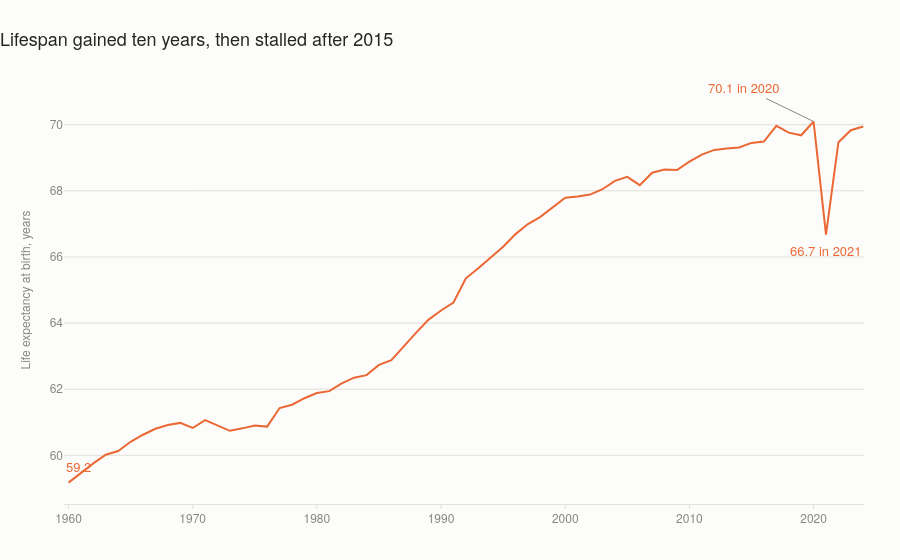

Write notebook code for a chart like this one.
### Markdown cell above
## 3. Lifespan

### Code cell
le = df["life_expectancy"].dropna()

fig = go.Figure()
fig.add_trace(go.Scatter(
    x=le.index, y=le.values, mode="lines", line=dict(color=ORANGE, width=2),
    hovertemplate="%{x}: %{y:.1f} years<extra></extra>"))

fig.add_annotation(x=2020, y=le[2020], text="70.1 in 2020", showarrow=True,
                   arrowhead=0, arrowwidth=1, arrowcolor=MUTED,
                   ax=-70, ay=-34, font=dict(color=ORANGE, size=13))
fig.add_annotation(x=2021, y=le[2021], text="66.7 in 2021", showarrow=False,
                   yshift=-16, font=dict(color=ORANGE, size=13))
fig.add_annotation(x=1960, y=le[1960], text="59.2", showarrow=False,
                   yshift=16, xshift=10, font=dict(color=ORANGE, size=13))

fig.update_layout(
    title="Lifespan gained ten years, then stalled after 2015",
    yaxis_title="Life expectancy at birth, years", xaxis_title=None)
save(fig, "03-life-expectancy")
fig.show()

### Figure 1 — Plotly figure (JSON) as saved in the notebook; plotly's stock layout.template omitted (floating-point values rounded to 4 significant figures)
{"data": [{"hovertemplate": "%{x}: %{y:.1f} years<extra></extra>", "line": {"color": "#eb6834", "width": 2}, "mode": "lines", "type": "scatter", "x": [1960, 1961, 1962, 1963, 1964, 1965, 1966, 1967, 1968, 1969, 1970, 1971, 1972, 1973, 1974, 1975, 1976, 1977, 1978, 1979, 1980, 1981, 1982, 1983, 1984, 1985, 1986, 1987, 1988, 1989, 1990, 1991, 1992, 1993, 1994, 1995, 1996, 1997, 1998, 1999, 2000, 2001, 2002, 2003, 2004, 2005, 2006, 2007, 2008, 2009, 2010, 2011, 2012, 2013, 2014, 2015, 2016, 2017, 2018, 2019, 2020, 2021, 2022, 2023, 2024], "y": [59.17, 59.47, 59.76, 60.02, 60.13, 60.41, 60.62, 60.8, 60.92, 60.98, 60.83, 61.06, 60.91, 60.74, 60.82, 60.9, 60.87, 61.43, 61.53, 61.73, 61.88, 61.94, 62.17, 62.35, 62.43, 62.73, 62.88, 63.3, 63.71, 64.11, 64.38, 64.62, 65.35, 65.66, 66.0, 66.31, 66.69, 66.99, 67.21, 67.5, 67.79, 67.83, 67.89, 68.05, 68.3, 68.42, 68.17, 68.55, 68.64, 68.63, 68.88, 69.1, 69.24, 69.28, 69.31, 69.45, 69.49, 69.97, 69.76, 69.68, 70.1, 66.67, 69.47, 69.83, 69.95]}], "layout": {"annotations": [{"arrowcolor": "#898781", "arrowhead": 0, "arrowwidth": 1, "ax": -70, "ay": -34, "font": {"color": "#eb6834", "size": 13}, "showarrow": true, "text": "70.1 in 2020", "x": 2020, "y": 70.1}, {"font": {"color": "#eb6834", "size": 13}, "showarrow": false, "text": "66.7 in 2021", "x": 2021, "y": 66.67, "yshift": -16}, {"font": {"color": "#eb6834", "size": 13}, "showarrow": false, "text": "59.2", "x": 1960, "xshift": 10, "y": 59.17, "yshift": 16}], "title": {"text": "Lifespan gained ten years, then stalled after 2015"}, "xaxis": {"title": {}}, "yaxis": {"title": {"text": "Life expectancy at birth, years"}}}}
